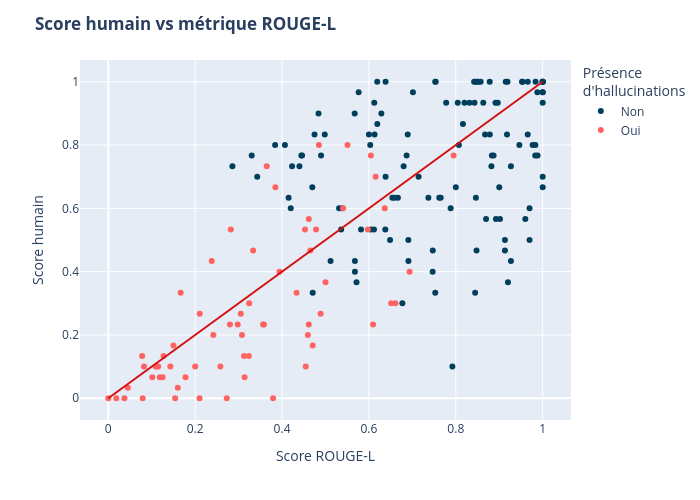

Notebook code for this chart:
### Code cell
# Coloration avec hallucinations
fig = px.scatter(
    df, x="L", y="score_humain", 
    color="pres_hallu", color_discrete_sequence=["#ff6361", "#003f5c"]
)
fig.add_shape(       # Ajout de la ligne x = y pour référence
    type="line", x0=0, x1=1, y0=0, y1=1, xref="x", yref="y",
    line=dict(color="#d41010")
)
fig.update_layout(
    title={"text": "<b>Score humain vs métrique ROUGE-L</b>"},
    xaxis_title="Score ROUGE-L", yaxis_title="Score humain", 
    legend_title="Présence <br>d'hallucinations",
    width=700, height=500
)
fig.update_traces(
    hovertemplate =
        "Score ROUGE-L = %{x}<br>" \
        "Score humain = %{y}<extra></extra>"
)
fig.show()
